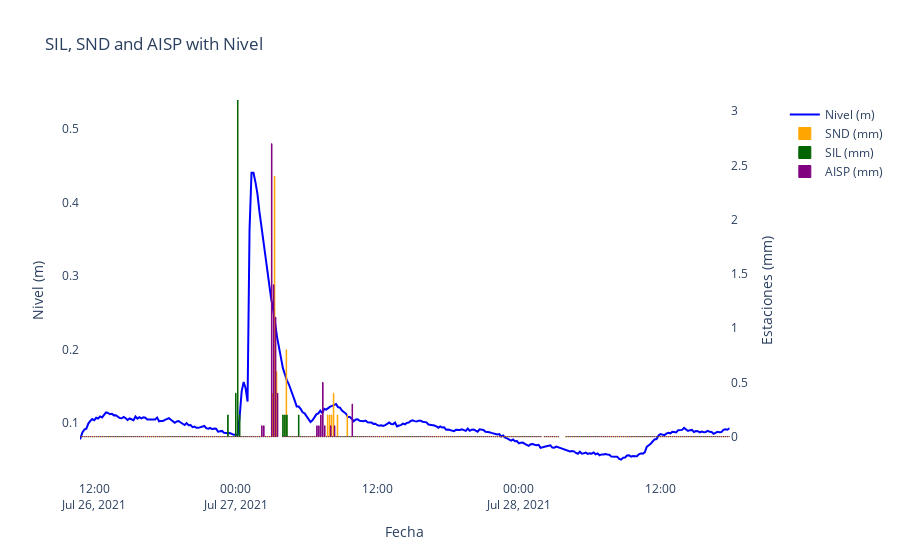

The notebook cell saved with this chart:
### Markdown cell above
## 3.1 Overview

### Code cell
fig = make_subplots(specs=[[{"secondary_y": True}]])

fig.add_trace(
    go.Scatter(
        x=merged.index,
        y=merged["nivel"],
        mode="lines",
        line=dict(color='blue'),
        name="Nivel (m)"
    ),
    secondary_y=False
)

fig.add_trace(
    go.Bar(
        x=merged.index,
        y=merged["snd"],
        name="SND (mm)",
        marker=dict(
            color="orange",
            opacity=1,
            line=dict(
                color="orange",
                width=1
            )
        )
    ),
    secondary_y=True
)

fig.add_trace(
    go.Bar(
        x=merged.index,
        y=merged["sil"],
        name="SIL (mm)",
        marker=dict(
            color="darkgreen",
            opacity=1,
            line=dict(
                color="darkgreen",
                width=1
            )
        )
    ),
    secondary_y=True
)

fig.add_trace(
    go.Bar(
        x=merged.index,
        y=merged["aisp"],
        name="AISP (mm)",
        marker=dict(
            color="purple",
            opacity=1,
            line=dict(
                color="purple",
                width=1
            )
        )
    ),
    secondary_y=True
)

fig.update_layout(
    title="SIL, SND and AISP with Nivel",
    xaxis_title="Fecha",
    barmode="group", 
    legend=dict(
        x=1.02,
        y=1,
        bgcolor='rgba(255,255,255,0)'
    ),
    plot_bgcolor='white',
    height=800,
    paper_bgcolor='white',
    
)

fig.update_yaxes(title_text="Nivel (m)", secondary_y=False)
fig.update_yaxes(title_text="Estaciones (mm)", secondary_y=True)

fig.show()

### Figure 1 — Plotly figure (JSON) as saved in the notebook; plotly's stock layout.template omitted (floating-point values rounded to 4 significant figures; data arrays with more than 128 entries replaced by an {"elided": "..."} marker saying what was removed)
{"data": [{"line": {"color": "blue"}, "mode": "lines", "name": "Nivel (m)", "type": "scatter", "x": {"elided": "10632 str values"}, "xaxis": "x", "y": {"elided": "10632 float values"}, "yaxis": "y"}, {"marker": {"color": "orange", "line": {"color": "orange", "width": 1}, "opacity": 1}, "name": "SND (mm)", "type": "bar", "x": {"elided": "10632 str values"}, "xaxis": "x", "y": {"elided": "10632 float values"}, "yaxis": "y2"}, {"marker": {"color": "darkgreen", "line": {"color": "darkgreen", "width": 1}, "opacity": 1}, "name": "SIL (mm)", "type": "bar", "x": {"elided": "10632 str values"}, "xaxis": "x", "y": {"elided": "10632 float values"}, "yaxis": "y2"}, {"marker": {"color": "purple", "line": {"color": "purple", "width": 1}, "opacity": 1}, "name": "AISP (mm)", "type": "bar", "x": {"elided": "10632 str values"}, "xaxis": "x", "y": {"elided": "10632 float values"}, "yaxis": "y2"}], "layout": {"autosize": true, "barmode": "group", "legend": {"bgcolor": "rgba(255,255,255,0)", "x": 1.02, "y": 1}, "paper_bgcolor": "white", "plot_bgcolor": "white", "title": {"text": "SIL, SND and AISP with Nivel"}, "xaxis": {"anchor": "y", "autorange": false, "domain": [0, 0.94], "range": ["2021-07-26 10:47:44.814", "2021-07-28 17:51:12.1853"], "title": {"text": "Fecha"}, "type": "date"}, "yaxis": {"anchor": "x", "autorange": false, "domain": [0, 1], "range": [0.02226, 0.5397], "title": {"text": "Nivel (m)"}, "type": "linear"}, "yaxis2": {"anchor": "x", "autorange": false, "overlaying": "y", "range": [-0.3997, 3.103], "side": "right", "title": {"text": "Estaciones (mm)"}, "type": "linear"}}}
